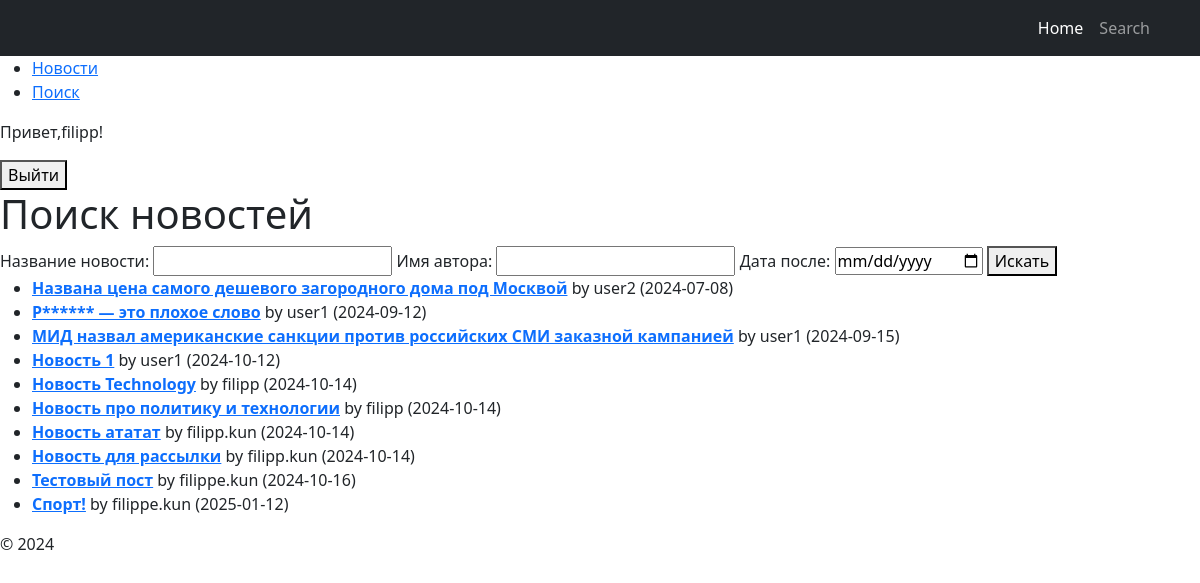
/posts/search/ (signed in), run on the app's committed database.
### news/models.py (models this page shows, shortened)
class Post(models.Model):
    ARTICLE = 'AR'
    NEWS = 'NW'
    POST_TYPE_CHOICES = [
        (ARTICLE, 'Article'),
        (NEWS, 'News'),
    ]
    author = models.ForeignKey(Author, on_delete=models.CASCADE)
    post_type = models.CharField(max_length=2, choices=POST_TYPE_CHOICES, default=ARTICLE)
    date_created = models.DateTimeField(auto_now_add=True)
    categories = models.ManyToManyField(Category, through='PostCategory')
    title = models.CharField(max_length=255)
    text = models.TextField()
    rating = models.IntegerField(default=0)

class Author(models.Model):
    user = models.OneToOneField(User, on_delete=models.CASCADE)
    rating = models.IntegerField(default=0)

### news/views.py (the view)
# urls.py: path('posts/search/', views.NewsSearchView.as_view(), name='search'),
class NewsSearchView(FilterView):
    model = Post
    template_name = 'search.html'
    context_object_name = 'posts'
    filterset_class = PostFilter

### news/context_processors.py (called while the page is built)
def is_author(request):
    if request.user.is_authenticated:
        return {'is_author': request.user.groups.filter(name='authors').exists()}
    return {'is_author': False}

### news/templatetags/censor.py (called while the page is built)
@register.filter(name='censor')
def censor(value):
    words = value.split()
    censored_text = []
    for word in words:
        clean_word = word.strip('.,!?')  # Убираем знаки препинания для проверки слова
        if clean_word.lower() in BAD_WORDS:
            censored_word = clean_word[0] + '*' * (len(clean_word) - 1)
            censored_text.append(word.replace(clean_word, censored_word))  # Восстанавливаем знаки препинания
        else:
            censored_text.append(word)
    return ' '.join(censored_text)

### templates/search.html
{% extends "default.html" %}
{% load censor %}
{% load i18n %}
{% block content %}
<h1>{% trans "Поиск новостей" %}</h1>
<form method="get" action="{% url 'search' %}">
    <label for="title">{% trans "Название новости" %}:</label>
    <input type="text" name="title" id="title" value="{{ request.GET.title }}">
    <label for="author">{% trans "Имя автора" %}:</label>
    <input type="text" name="author" id="author" value="{{ request.GET.author }}">
    <label for="date_after">{% trans "Дата после" %}:</label>
    <input type="date" name="date_after" id="date_after" value="{{ request.GET.date_after }}">
    <button type="submit">{% trans "Искать" %}</button>
</form>
{% if posts %}
    <ul>
        {% for post in posts %}
            <li>
                <a href="{% url 'post_detail' post.pk %}"><strong>{{ post.title|censor }}</strong></a>
                by {{ post.author.user.username }} ({{ post.date_created|date:"Y-m-d" }})
            </li>
        {% endfor %}
    </ul>
{% else %}
    <p>{% trans "Новостей не найдено. Попробуйте изменить критерии поиска!" %}</p>
{% endif %}
{% endblock %}

### templates/default.html (shortened to what this page needs)
{% load static %}
{% load i18n %}
<!DOCTYPE html>
<html lang="en">
<head>
    <title>{% block title %}{% trans "Новостной сайт" as trans_var %}{% endblock %}</title>
    <link href="https://cdn.jsdelivr.net/npm/bootstrap@5.2.3/dist/css/bootstrap.min.css" rel="stylesheet">
    <link rel="stylesheet" href="{% static 'css/styles.css' %}">
    <nav class="navbar navbar-expand-lg navbar-dark bg-dark">
    <div class="container">
        <div class="collapse navbar-collapse" id="navbarSupportedContent">
            <ul class="navbar-nav ms-auto mb-2 mb-lg-0">
                <li class="nav-item"><a class="nav-link active" aria-current="page" href="{% url 'post_list' %}">Home</a></li>
                <li class="nav-item"><a class="nav-link" href="{% url 'search' %}">Search</a></li>
            </ul>
        </div>
    </div>
</nav>
</head>
<body>
    <header>
        <nav>
            <ul>
                <li><a href="{% url 'post_list' %}">{% trans "Новости" %}</a></li>
                <li><a href="{% url 'search' %}">{% trans "Поиск" %}</a></li>
            </ul>
            <div>
                {% if user.is_authenticated %}
                    <p>{% trans "Привет," %}{{ user.username }}!</p>
                    <form method="post" action="{% url 'account_logout' %}">
                        <button type="submit">{% trans "Выйти" %}</button>
                    </form>
                {% else %}
                    <a href="{% url 'account_login' %}">{% trans "Войти" %}</a>
                    <a href="{% url 'account_signup' %}">{% trans "Регистрация" %}</a>
                {% endif %}
            </div>
        </nav>
    </header>
    <main>
        {% block content %}{% endblock %}
    </main>
    <footer>
        <p>© 2024 {{trans_var}}</p>
    </footer>
</body>
</html>

### data on the page
Post: title|censor "Названа цена самого дешевого загородного дома под Москвой", author.user.username "user2", date_created "2024-07-08"
Post: title|censor "Р****** — это плохое слово", author.user.username "user1", date_created "2024-09-12"
Post: title|censor "МИД назвал американские санкции против российских СМИ заказной кампанией", author.user.username "user1", date_created "2024-09-15"
Post: title|censor "Новость 1", author.user.username "user1", date_created "2024-10-12"
Post: title|censor "Новость Technology", author.user.username "filipp", date_created "2024-10-14"
Post: title|censor "Новость про политику и технологии", author.user.username "filipp", date_created "2024-10-14"
Post: title|censor "Новость ататат", author.user.username "filipp.kun", date_created "2024-10-14"
Post: title|censor "Новость для рассылки", author.user.username "filipp.kun", date_created "2024-10-14"
Post: title|censor "Тестовый пост", author.user.username "filippe.kun", date_created "2024-10-16"
Post: title|censor "Спорт!", author.user.username "filippe.kun", date_created "2025-01-12"

### other printed values
{{ user.username }} "filipp"
